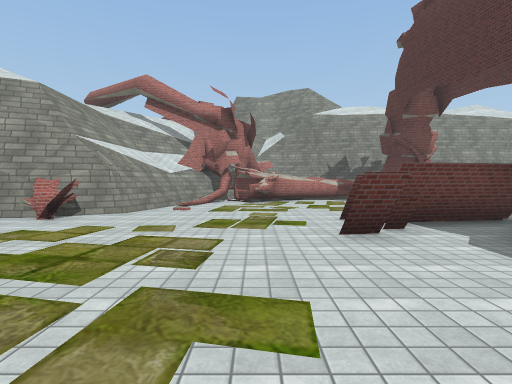
[1] (above)

24 first-person views from a walk through a scene from a Unity 3-D project. The camera is 1.5 m above the floor, tilts 2° down and sees 80° across. The floor is counted in squares, 2 m on a side. Each view is taken from the middle of a square. On the plan, view 1 faces up. The plan holds only what a view shows up to about 10 squares ahead; the rest is blank. The place goes on beyond the plan. The player character is not drawn. Some animated figures are not drawn. Some surface patterns are stand-ins.

[2]
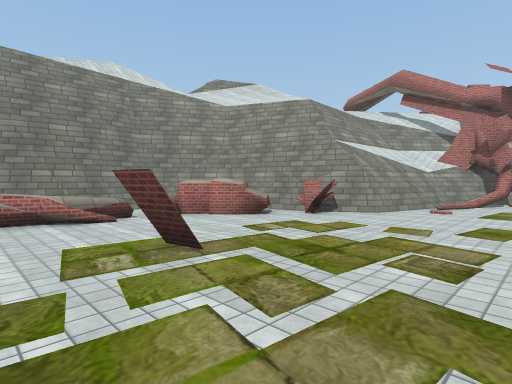

[3]
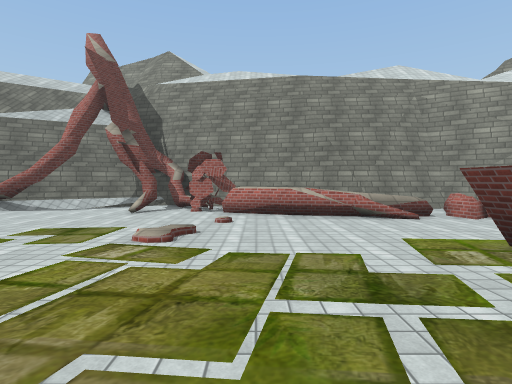

[4]
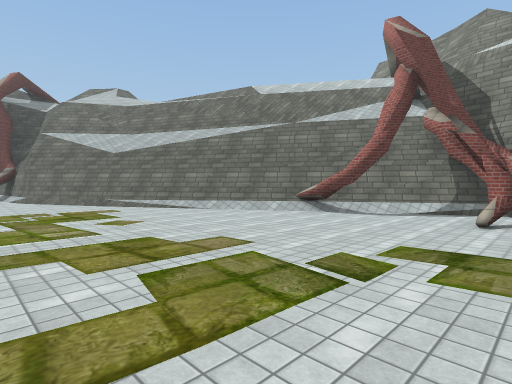

[5]
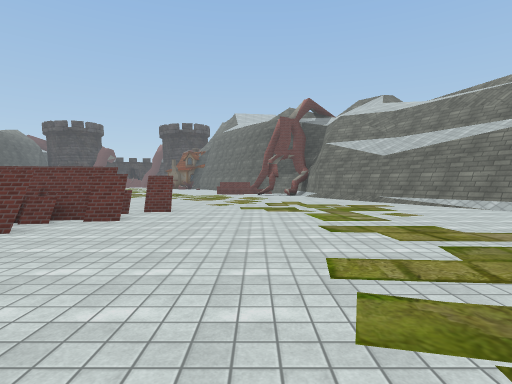

[6]
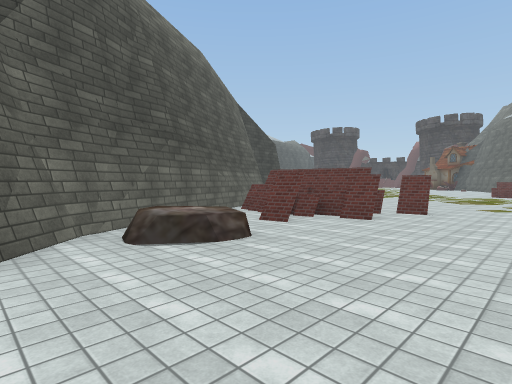

[7]
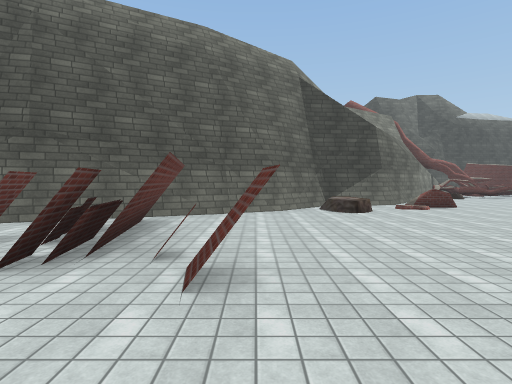

[8]
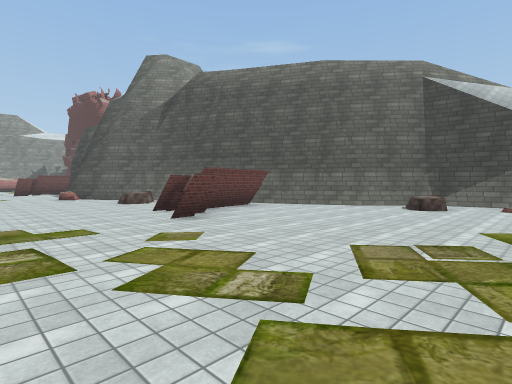

[9]
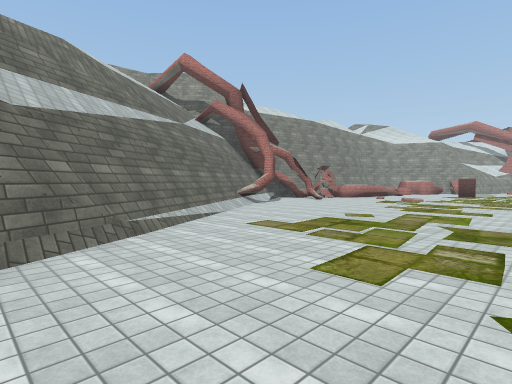

[10]
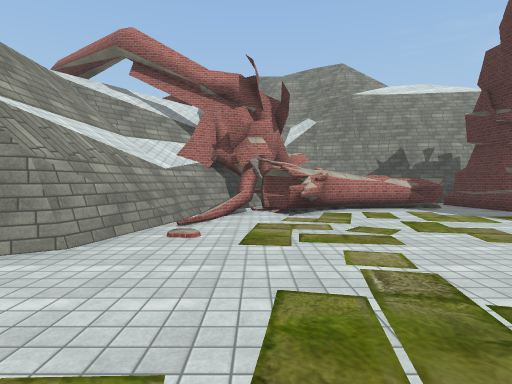

[11]
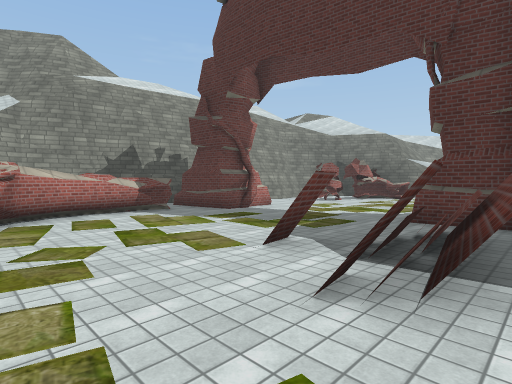

[12]
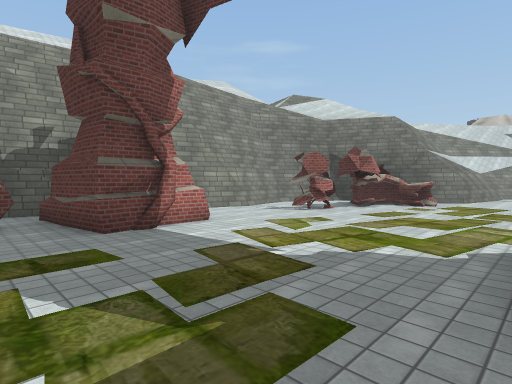

[13]
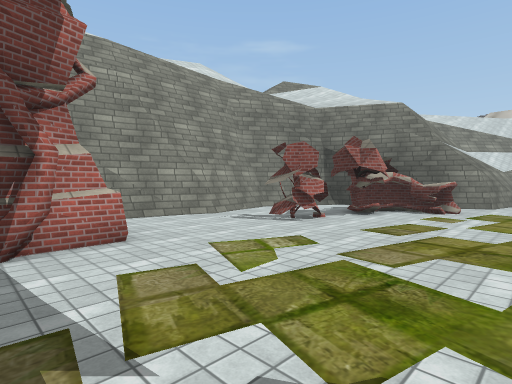

[14]
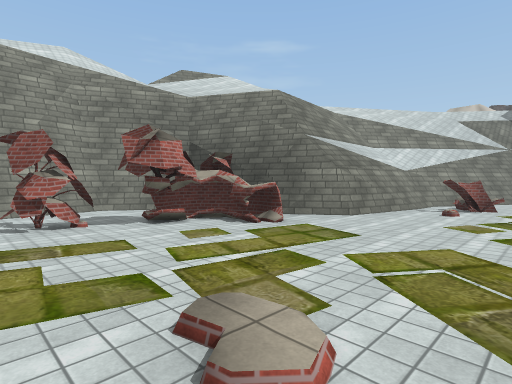

[15]
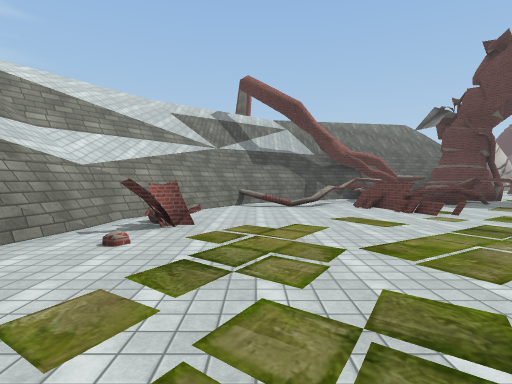

[16]
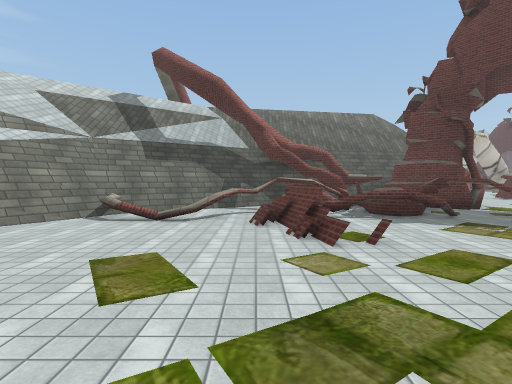

[17]
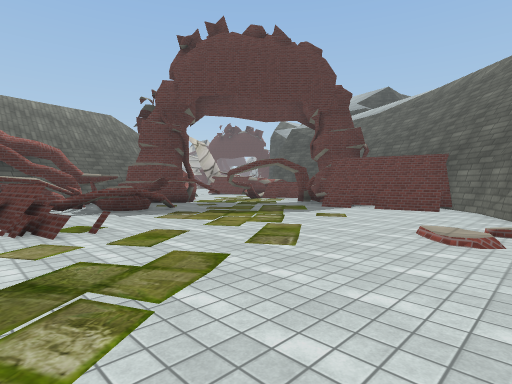

[18]
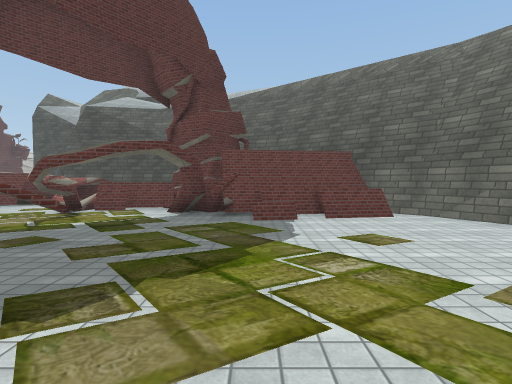

[19]
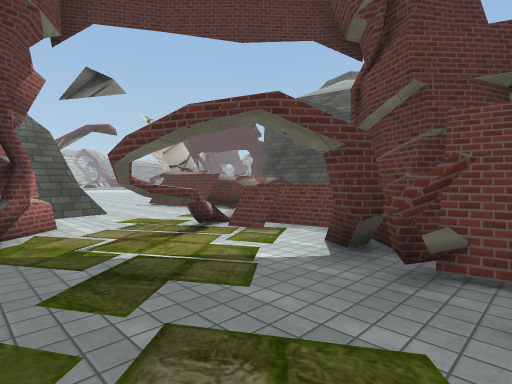

[20]
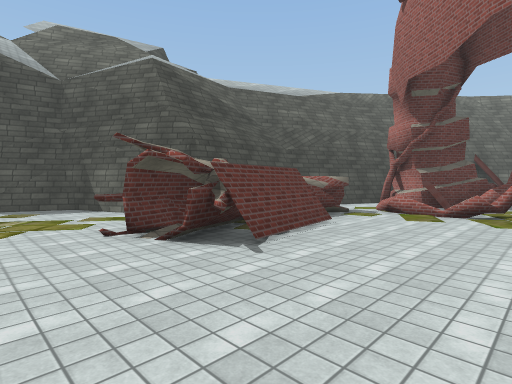

[21]
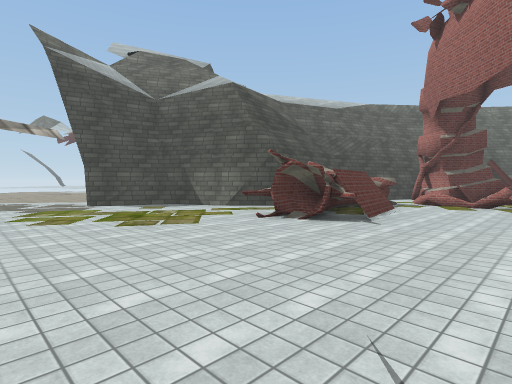

[22]
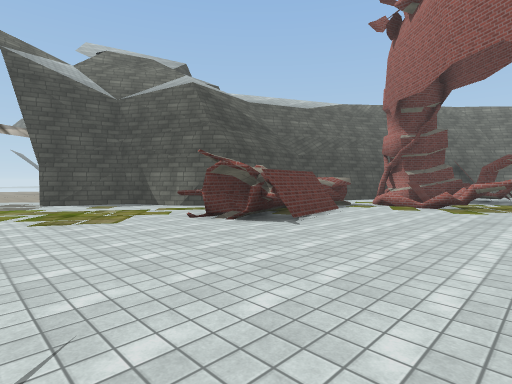

[23]
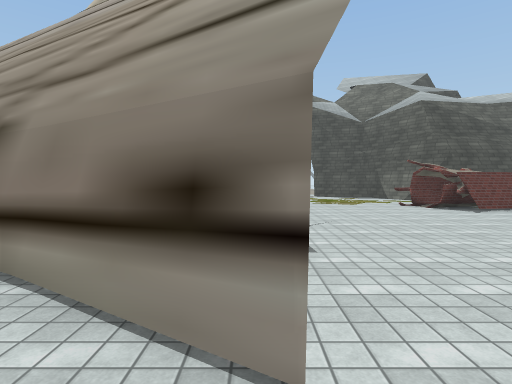

[24]
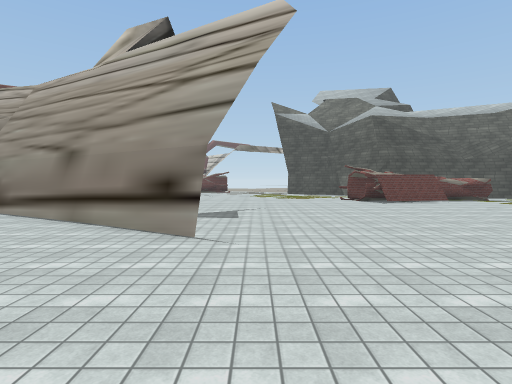

### Floor plan
Key: @ floor where view 1 was taken; # wall or solid block; x gap in a wall; . floor; / step, stairs or slope; = window, fence, low wall or low ledge; ^ raised ledge.
Columns run from 10 left of view 1 to 38 right of it. Each row starts with its distance up from view 1.
 15                   ###
 14                 # .#######
 13           ####### .......#
 12        #####....##...#.####
 11        #=.#............##.#
 10        #/...............^.##
  9        #...................####
  8       ##.....................#####
  7      ##......#..#  ../.......=...###
  6    #=##.....#=####  .............=/##
  5  ####^......####         .......././#
  4  #.#^.......#.            .......=#.##
  3  #............            .......=##=#       .
  2  ##^=........             .....===####      ...
  1  # ^........              ........=###     .....
  0  # ^......@               ........=^###   .......
 -1  # ^.......               ./......####   ........
 -2 ###...........##          //.......###   .....###
 -3 ###............#           .......#.##  ....... #
 -4 #.#...........^#          #..........##........
 -5 #............^..#         ##...#...#...#.......
 -6 ##..............##         #######.#...........
 -7  ##...........#..#              ##=............
 -8  ##..........#^####              ###..####.....
 -9   ##.........#....#                #######.....
-10    #.........#....##                   ###.....
-11    ##..............#                ####......
-12     #/............^##                  ##.....
-13     ##............^=#                   #.....
-14      ##.............#                   ##=...
-15       #........ ...x.                     ##..

Where each view was taken, in squares from view 1:
view 1: 0 up, 0 right, facing up
view 2: 0 up, 0 right, facing up-left
view 3: 1 down, 0 right, facing left
view 4: 3 down, 1 left, facing down-left
view 5: 2 down, 0 right, facing down
view 6: 2 down, 0 right, facing down-right
view 7: 10 down, 0 right, facing right
view 8: 15 down, 1 left, facing up-right
view 9: 15 down, 0 right, facing up-left
view 10: 4 up, 1 left, facing up
view 11: 5 up, 0 right, facing up-right
view 12: 7 up, 4 right, facing up-right
view 13: 8 up, 6 right, facing up-right
view 14: 6 up, 10 right, facing up-right
view 15: 6 up, 14 right, facing right
view 16: 3 up, 17 right, facing right
view 17: 3 up, 16 right, facing down-right
view 18: 1 up, 21 right, facing down
view 19: 3 down, 21 right, facing down-right
view 20: 5 down, 33 right, facing down-left
view 21: 5 down, 36 right, facing down-left
view 22: 4 down, 35 right, facing down-left
view 23: 0 up, 36 right, facing down
view 24: 3 up, 35 right, facing down
